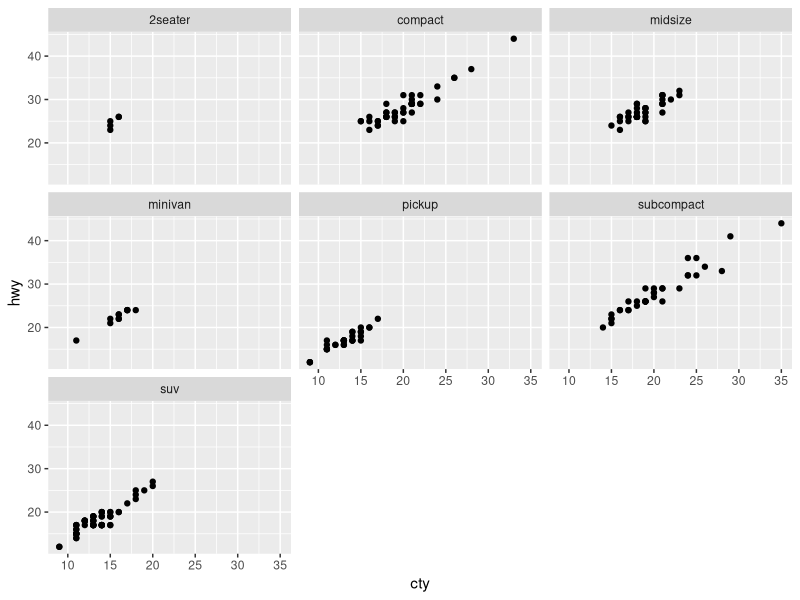

Write R code to recreate this figure.
library(ggplot2)
library(dplyr)


data(mpg)


plot <- ggplot(mpg, aes(x = cty, y = hwy)) +
  geom_point() +
  facet_wrap(~ class)

print(plot)